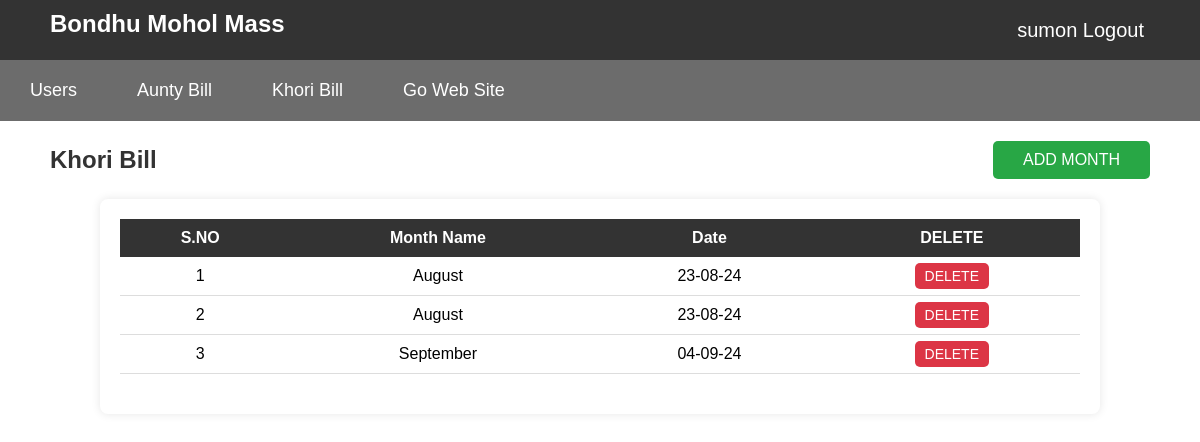
The page /admin/aunty_bill/aunty_bill.php (signed in) on the database its author committed.
### tables this page shows
CREATE TABLE `aunty_bill_month` (
  `id` int NOT NULL,
  `month_name` varchar(11) NOT NULL,
  `date` varchar(11) NOT NULL,
  `time` varchar(11) NOT NULL
);

### admin/aunty_bill/aunty_bill.php (the view, shortened to what this page needs)
<?php
    include '../master/header.php';
?>
<!DOCTYPE html>
<html lang="en">
<head>
</head>
<body>
    <div class="header">
        <h1>Khori Bill</h1>
        <form action="" method="GET">
        <button name="add_month">ADD MONTH</button>
        </form>
    </div>
    <?php
        require "../config/config.php";
        $view_month = "SELECT * FROM aunty_bill_month";
        $result = mysqli_query($conn,$view_month);
        if(mysqli_num_rows($result) > 0){
    ?>
    <div class="category-container">
        <table class="category-table">
            <thead class="category-header">
                <tr class="category-header-row">
                    <th class="category-header-cell category-s-no">S.NO</th>
                    <th class="category-header-cell category-name">Month Name</th>
                    <th class="category-header-cell category-name">Date</th>
                    <th class="category-header-cell category-delete">DELETE</th>
                </tr>
            </thead>
            <tbody class="category-body">
                <?php
                    $count = 1;
                    while($month = mysqli_fetch_assoc($result)){
                ?>
                <tr class="category-body-row" onclick="window.location.href='view_aunty_bill_member.php?viewid=<?= $month['id'];?>&month=<?= $month['month_name'];?>'" >
                    <td class="category-body-cell category-s-no"><?= $count++;?></td>
                    <td class="category-body-cell category-s-no"><?php echo $month['month_name'];?></td>
                    <td class="category-body-cell category-s-no"><?php echo $month['date'];?></td>
                    <td class="category-body-cell category-delete">
                        <a href="delete.php?id=<?= $month['id'];?>" class="category-button category-delete-button" style="text-decoration: none;">DELETE</a>
                    </td>
                </tr>
                <?php }?>
            </tbody>
        </table>
    </div>
    <?php   }?>
</body>
</html>

### css/style.css (style rules this page uses)
body { margin: 0; font-family: Arial, sans-serif; }
.header { display: flex; justify-content: space-between; align-items: center; margin:20px 50px; }
h1 { font-size: 24px; margin: 0; color: #333; }
.header button { padding: 10px 30px; background-color: #28a745; color: white; border: none; border-radius: 5px; cursor: pointer; font-size: 16px; text-decoration: none; }
.category-container { max-width: 80%; margin: 0 auto; padding: 20px; background-color: white; box-shadow: 0 0 10px rgba(0, 0, 0, 0.1); border-radius: 8px; }
.category-table { width: 100%; border-collapse: collapse; margin-bottom: 20px; text-align: center; }
.category-header tr th { background-color: #333; color: white; padding: 10px; }
.category-body tr td { padding: 10px; border-bottom: 1px solid #ddd; }
.category-button { padding: 5px 10px; border: none; border-radius: 5px; cursor: pointer; font-size: 14px; }
.category-delete-button { background-color: #dc3545; color: white; }

### rows shown on the page
aunty_bill_month: month_name "August", date "23-08-24"
aunty_bill_month: month_name "August", date "23-08-24"
aunty_bill_month: month_name "September", date "04-09-24"

### other values the page prints
$_SESSION['username'] "sumon"
